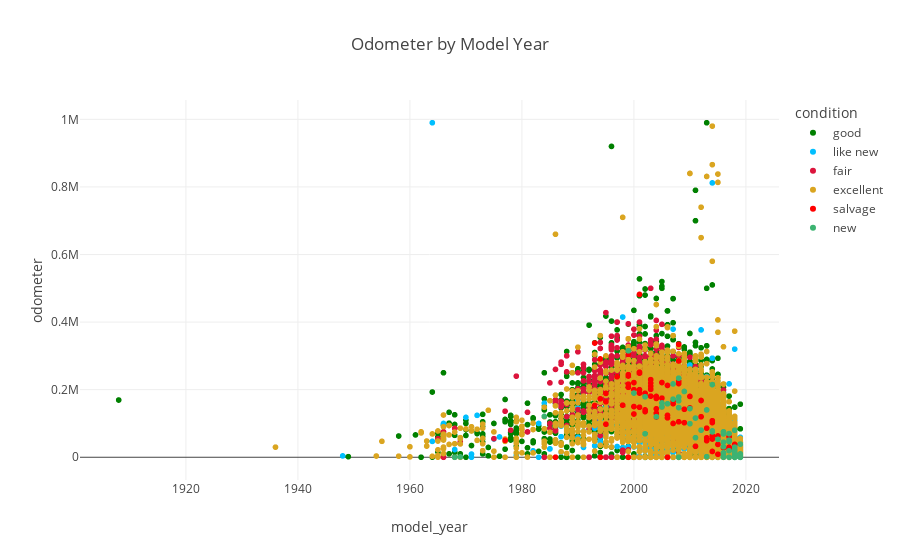

The cell this chart's notebook holds for it:
### Code cell
# Creating a scatterplot to analyze mileage and condition by model year.
fig2 = px.scatter(df, x='model_year', y='odometer', title='Odometer by Model Year', color='condition', 
                 color_discrete_map={'good': 'green', 'like new': 'deepskyblue', 'fair': 'crimson', 'excellent': 'goldenrod', 
                                     'salvage': 'red', 'new': 'mediumseagreen'})
fig2.show()

### Figure 1 — Plotly figure (JSON) as saved in the notebook; plotly's stock layout.template omitted (floating-point values rounded to 4 significant figures; data arrays with more than 128 entries replaced by an {"elided": "..."} marker saying what was removed)
{"data": [{"hovertemplate": "condition=good<br>model_year=%{x}<br>odometer=%{y}<extra></extra>", "legendgroup": "good", "marker": {"color": "green", "symbol": "circle"}, "mode": "markers", "name": "good", "showlegend": true, "type": "scattergl", "x": {"elided": "20145 int values"}, "xaxis": "x", "y": {"elided": "20145 int values"}, "yaxis": "y"}, {"hovertemplate": "condition=like new<br>model_year=%{x}<br>odometer=%{y}<extra></extra>", "legendgroup": "like new", "marker": {"color": "deepskyblue", "symbol": "circle"}, "mode": "markers", "name": "like new", "showlegend": true, "type": "scattergl", "x": {"elided": "4742 int values"}, "xaxis": "x", "y": {"elided": "4742 int values"}, "yaxis": "y"}, {"hovertemplate": "condition=fair<br>model_year=%{x}<br>odometer=%{y}<extra></extra>", "legendgroup": "fair", "marker": {"color": "crimson", "symbol": "circle"}, "mode": "markers", "name": "fair", "showlegend": true, "type": "scattergl", "x": {"elided": "1607 int values"}, "xaxis": "x", "y": {"elided": "1607 int values"}, "yaxis": "y"}, {"hovertemplate": "condition=excellent<br>model_year=%{x}<br>odometer=%{y}<extra></extra>", "legendgroup": "excellent", "marker": {"color": "goldenrod", "symbol": "circle"}, "mode": "markers", "name": "excellent", "showlegend": true, "type": "scattergl", "x": {"elided": "24773 int values"}, "xaxis": "x", "y": {"elided": "24773 int values"}, "yaxis": "y"}, {"hovertemplate": "condition=salvage<br>model_year=%{x}<br>odometer=%{y}<extra></extra>", "legendgroup": "salvage", "marker": {"color": "red", "symbol": "circle"}, "mode": "markers", "name": "salvage", "showlegend": true, "type": "scattergl", "x": [1999, 2008, 2012, 1995, 2003, 2005, 2008, 2001, 2001, 1998, 2001, 2003, 2008, 2000, 2005, 2014, 2003, 1997, null, 2009, 2013, 2006, 2015, 2018, 2006, 1994, 1995, 2019, 1995, 2018, 2000, 2014, null, 2004, 2001, 2015, 2007, 2004, 2014, 1999, null, 2007, null, 2013, 1999, 2015, 2013, 2003, 1977, 2014, 2000, 2017, 2017, 2014, 2014, 2004, 1995, 2013, null, 1999, 2002, 2010, null, 2004, 2018, 2003, 2008, null, null, 2017, 2017, 2017, 2009, 2001, 2002, 1996, null, 2010, 2002, 2007, 2000, null, 2001, 2005, 2001, 1993, 2005, 2012, 1999, 2003, 2016, 2006, 1994, 2008, 2014, 1993, 2005, 2006, 2001, 2011, 2008, 2004, 2015, 2007, 1986, 2013, null, 1994, 1999, 1997, 2008, null, 2017, 2013, 2002], "xaxis": "x", "y": [216348, 285000, 120000, 164221, 229704, 175000, 334250, 482000, 249000, 154057, 251880, 219700, 218000, 128000, 221184, 64046, null, null, 108000, 142000, 57500, 0, 63000, 38000, 116600, 0, null, 9621, 97800, null, 150000, 17083, 48500, 130235, 200000, 8900, null, 174048, 63400, 305000, 108000, 167006, 279000, null, 240500, 38000, 86000, 210000, 50000, 108000, 221000, 29328, 60925, null, 53888, 143347, 188955, null, 163000, 244360, 189388, 180000, null, 119000, 9621, 180808, 105000, 235265, 125000, 24500, 29328, 60925, 102247, null, 140200, null, 49675, 146000, 135000, 100000, 200000, 47000, 148000, null, 190000, 153000, 149000, 168000, 163, 201000, 28000, 124000, 291000, null, 102611, 338000, null, 212523, null, 32325, null, 180000, 54000, 158731, 100, 49000, 267372, 173000, 207000, 238240, 225000, 106251, 20000, null, 181500], "yaxis": "y"}, {"hovertemplate": "condition=new<br>model_year=%{x}<br>odometer=%{y}<extra></extra>", "legendgroup": "new", "marker": {"color": "mediumseagreen", "symbol": "circle"}, "mode": "markers", "name": "new", "showlegend": true, "type": "scattergl", "x": {"elided": "143 int values"}, "xaxis": "x", "y": {"elided": "143 int values"}, "yaxis": "y"}], "layout": {"legend": {"title": {"text": "condition"}, "tracegroupgap": 0}, "title": {"text": "Odometer by Model Year"}, "xaxis": {"anchor": "y", "domain": [0, 1], "title": {"text": "model_year"}}, "yaxis": {"anchor": "x", "domain": [0, 1], "title": {"text": "odometer"}}}}
